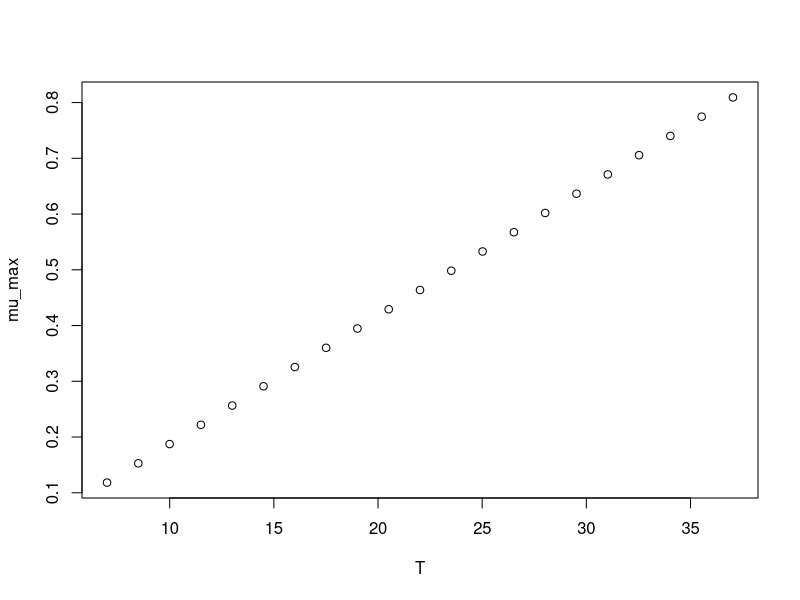

Recreate this plot in R.
#############################
# start of Parameter script
#############################
T <- seq(6.99300699300699,37.037,length.out=21)
#############################
# end of Parameter script
#############################
############################# 
# start of Model script Gropin ID 1315 
#############################
 
# constant coefficients for this model
 
variables <- data.frame(T)
argumentsPar <- expand.grid(variables)
 
# heart of the model
response_surface <- function(T) {
   mumax <-0.023*(T-1.852)

return(mumax=mumax)
} 

# output parameters
mumax <- cbind(argumentsPar,response_surface(argumentsPar['T']))
colnames(mumax) <- c(colnames(argumentsPar),'mumax')
#############################
# End of Model script
#############################
############################# 
# start of Visualisation script Gropin ID 1315 
#############################
plot(T,mumax$mumax,
                          xlab='T',
                          ylab='mu_max')
#############################
# End of Visualisation script
#############################
